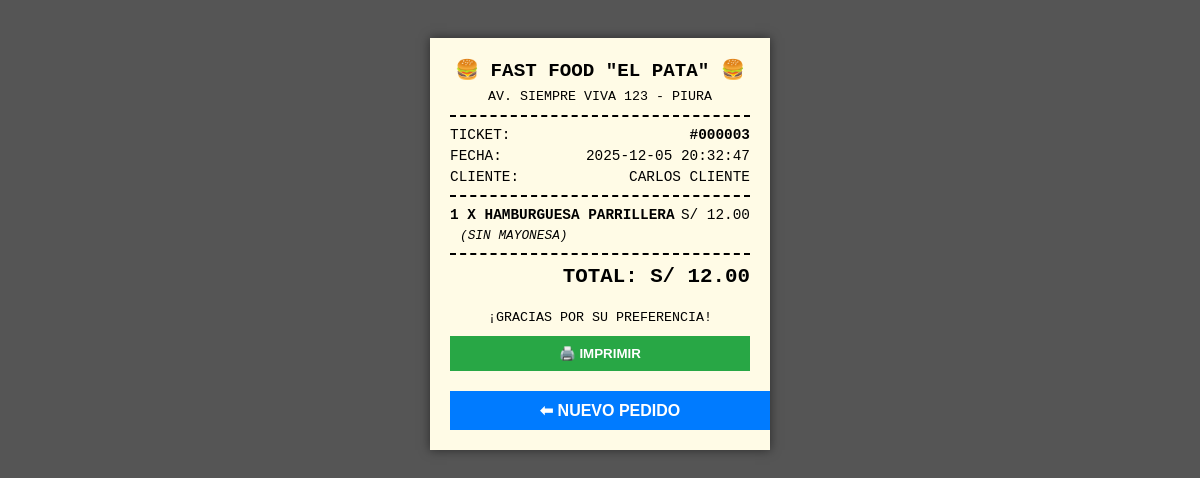
/ticket.php?id=3, run on the app's committed database.
### tables this page shows
CREATE TABLE `pedidos` (
  `id` int(11) NOT NULL,
  `cliente_id` int(11) NOT NULL,
  `fecha` datetime DEFAULT current_timestamp(),
  `total` decimal(10,2) NOT NULL,
  `estado` enum('pendiente','completado','cancelado') DEFAULT 'pendiente'
);

CREATE TABLE `clientes` (
  `id` int(11) NOT NULL,
  `nombre` varchar(150) NOT NULL,
  `email` varchar(100) DEFAULT NULL,
  `telefono` varchar(20) DEFAULT NULL
);

CREATE TABLE `detalle_pedidos` (
  `id` int(11) NOT NULL,
  `pedido_id` int(11) NOT NULL,
  `producto_id` int(11) NOT NULL,
  `cantidad` int(11) NOT NULL,
  `precio_unitario` decimal(10,2) NOT NULL,
  `notas` varchar(255) DEFAULT ''
);

CREATE TABLE `productos` (
  `id` int(11) NOT NULL,
  `nombre` varchar(150) NOT NULL,
  `categoria` varchar(50) DEFAULT 'General',
  `descripcion` text DEFAULT NULL,
  `precio` decimal(10,2) NOT NULL,
  `stock` int(11) NOT NULL DEFAULT 0,
  `imagen` varchar(255) DEFAULT '?',
  `fecha_creacion` timestamp NOT NULL DEFAULT current_timestamp()
);

### ticket.php (the view, shortened to what this page needs)
<?php
include 'conexion.php';
$id_pedido = $_GET['id'];
$stmt = $pdo->prepare("SELECT p.*, c.nombre as cliente_nombre, c.telefono
                       FROM pedidos p
                       JOIN clientes c ON p.cliente_id = c.id
                       WHERE p.id = ?");
$stmt->execute([$id_pedido]);
$pedido = $stmt->fetch(PDO::FETCH_ASSOC);
$stmt_det = $pdo->prepare("SELECT d.*, prod.nombre
                           FROM detalle_pedidos d
                           JOIN productos prod ON d.producto_id = prod.id
                           WHERE d.pedido_id = ?");
$stmt_det->execute([$id_pedido]);
$items = $stmt_det->fetchAll(PDO::FETCH_ASSOC);
?>
<!DOCTYPE html>
<html lang="es">
<head>
</head>
<body>
    <div class="ticket">
        <div class="centro">
            <div class="titulo">🍔 FAST FOOD "EL PATA" 🍔</div>
            <small>Av. Siempre Viva 123 - Piura</small>
        </div>
        <div class="linea"></div>
        <div class="info-row">
            <span>TICKET:</span>
            <strong>#<?php echo str_pad($pedido['id'], 6, '0', STR_PAD_LEFT); ?></strong>
        </div>
        <div class="info-row">
            <span>FECHA:</span>
            <span><?php echo $pedido['fecha']; ?></span>
        </div>
        <div class="info-row">
            <span>CLIENTE:</span>
            <span><?php echo $pedido['cliente_nombre']; ?></span>
        </div>
        <div class="linea"></div>
        <?php foreach ($items as $item): ?>
        <div class="item-row">
            <div class="info-row">
                <span class="item-nombre"><?php echo $item['cantidad']; ?> x <?php echo $item['nombre']; ?></span>
                <span>S/ <?php echo number_format($item['precio_unitario'], 2); ?></span>
            </div>
            <?php if(!empty($item['notas'])): ?>
                <span class="item-nota">(<?php echo $item['notas']; ?>)</span>
            <?php endif; ?>
        </div>
        <?php endforeach; ?>
        <div class="linea"></div>
        <div class="total-row">
            TOTAL: S/ <?php echo number_format($pedido['total'], 2); ?>
        </div>
        <div class="centro" style="margin-top:20px;">
            <small>¡Gracias por su preferencia!</small>
        </div>
        <button onclick="window.print()" class="btn-imprimir no-print">🖨️ IMPRIMIR</button>
        <a href="index.php" class="btn-volver no-print">⬅ NUEVO PEDIDO</a>
    </div>
</body>
</html>

### ticket.php (style rules this page uses)
body { background: #555; display: flex; justify-content: center; padding-top: 30px; font-family: 'Courier New', Courier, monospace; }
.ticket { background: #fffbe6; width: 300px; padding: 20px; box-shadow: 0 0 10px rgba(0,0,0,0.5); text-transform: uppercase; }
.centro { text-align: center; }
.titulo { font-size: 1.2rem; font-weight: bold; margin-bottom: 5px; }
.linea { border-bottom: 2px dashed #000; margin: 10px 0; }
.info-row { display: flex; justify-content: space-between; margin-bottom: 5px; font-size: 0.9rem; }
.item-row { margin-bottom: 8px; }
.item-nombre { font-weight: bold; }
.item-nota { font-size: 0.8rem; font-style: italic; display: block; margin-left: 10px; }
.total-row { font-size: 1.3rem; font-weight: bold; margin-top: 10px; text-align: right; }
.btn-volver { display: block; width: 100%; text-align: center; padding: 10px; background: #007bff; color: white; text-decoration: none; margin-top: 20px; font-family: sans-serif; font-weight: bold; }
.btn-imprimir { display: block; width: 100%; text-align: center; padding: 10px; background: #28a745; color: white; border: none; cursor: pointer; margin-top: 10px; font-family: sans-serif; font-weight: bold; }

### data on the page
pedidos: id "000003", fecha "2025-12-05 20:32:47", cliente.nombre "CARLOS CLIENTE", total "12.00"
detalle_pedidos: cantidad "1", producto.nombre "HAMBURGUESA PARRILLERA", precio_unitario "12.00", notas "SIN MAYONESA"
